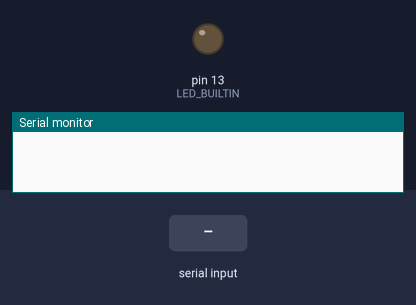
Bench run of a sketch on a simulated Arduino Uno, built with avr-gcc and run on an emulated ATmega328P. Shown: output pins drawn as LEDs (lit = HIGH), the last lines printed to the serial monitor. The inputs (shaded band) are chosen by the test bench.

Above: at 1.2 s.
1.3 s: "1" received over Serial
At 2.1 s:
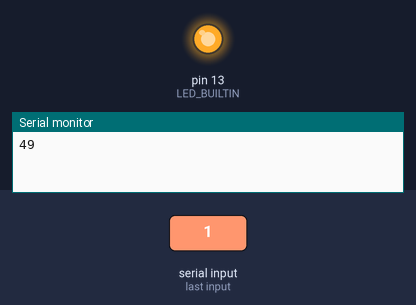
Timing chart, 0 to 4.3 s (numbered marks = the images above; inputs shaded):
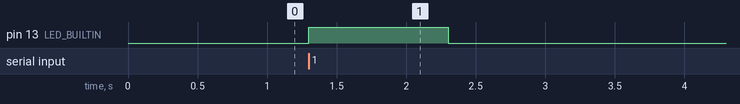

The sketch:

ArduinoSketch.ino
```cpp
void setup (){
  Serial.begin (9600);

  pinMode (LED_BUILTIN, OUTPUT);
}

void loop (){
  if (Serial.available ()){
    Serial.println (Serial.read ());

    digitalWrite (LED_BUILTIN, HIGH);
    delay (1000);
    digitalWrite (LED_BUILTIN, LOW);
  }
}
```

Measured:
- after the input at 1.3 s, pin 13 (LED_BUILTIN): LOW → HIGH at once, → LOW 1.0 s later
